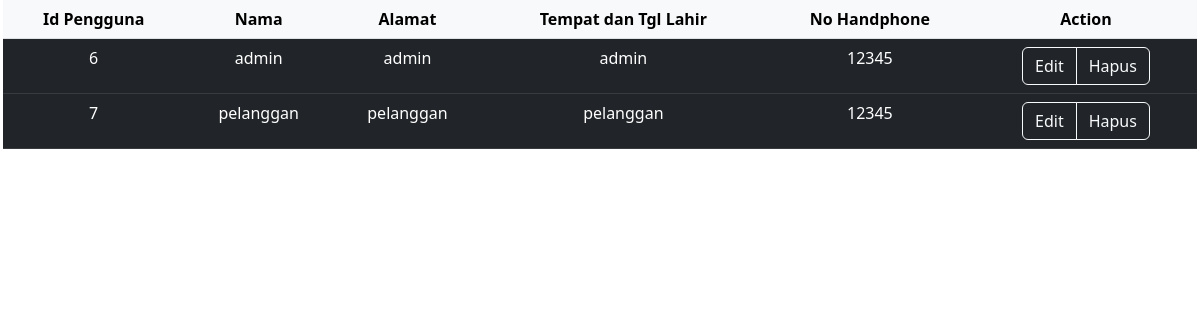
Screenshot of /pages/admin/frame/dataPengguna.php with the database file from the repository.
### tables this page shows
CREATE TABLE `pengguna` (
  `id_pengguna` int(5) NOT NULL,
  `username` varchar(15) NOT NULL,
  `password` varchar(15) NOT NULL,
  `nama_pengguna` varchar(20) NOT NULL,
  `ttl` varchar(40) NOT NULL,
  `alamat_pengguna` varchar(30) NOT NULL,
  `no_hp` int(12) NOT NULL,
  `role` varchar(10) NOT NULL
);

### pages/admin/frame/dataPengguna.php (the view, shortened to what this page needs)
<?php
include '../../../conf/koneksi.php';
?>
<head>
    <link href="https://cdn.jsdelivr.net/npm/bootstrap@5.3.0-alpha3/dist/css/bootstrap.min.css" rel="stylesheet" />
</head>
<body style="margin: 0 3px;">
    <table class="table table-dark table-hover">
        <thead class="table-light">
            <tr align="center">
                <th scope="col">Id Pengguna</th>
                <th scope="col">Nama</th>
                <th scope="col">Alamat</th>
                <th scope="col">Tempat dan Tgl Lahir</th>
                <th scope="col">No Handphone</th>
                <th scope="col">Action</th>
            </tr>
        </thead>
        <tbody>
            <?php
            $query = mysqli_query($conn, "SELECT * FROM pengguna");
            while ($row = mysqli_fetch_array($query)) {
                echo "<tr align='center'>
                    <td>" . $row['id_pengguna'] . "</td>
                    <td>" . $row['nama_pengguna'] . "</td>
                    <td>" . $row['alamat_pengguna'] . "</td>
                    <td>" . $row['ttl'] . "</td>
                    <td>" . $row['no_hp'] . "</td>
                    <td><div class='btn-group' role='group' aria-label='Basic outlined example'>
                    <a class='btn btn-outline-light' href='editPengguna.php?id=$row[id_pengguna]'>Edit</a>
                    <a class='btn btn-outline-light' href='?id=$row[id_pengguna]'>Hapus</a></div></td>
                </tr>";
            } ?>
        </tbody>
    </table>
</body>

### rows the page displays
pengguna: id_pengguna "6", nama_pengguna "admin", alamat_pengguna "admin", ttl "admin", no_hp "12345"
pengguna: id_pengguna "7", nama_pengguna "pelanggan", alamat_pengguna "pelanggan", ttl "pelanggan", no_hp "12345"
